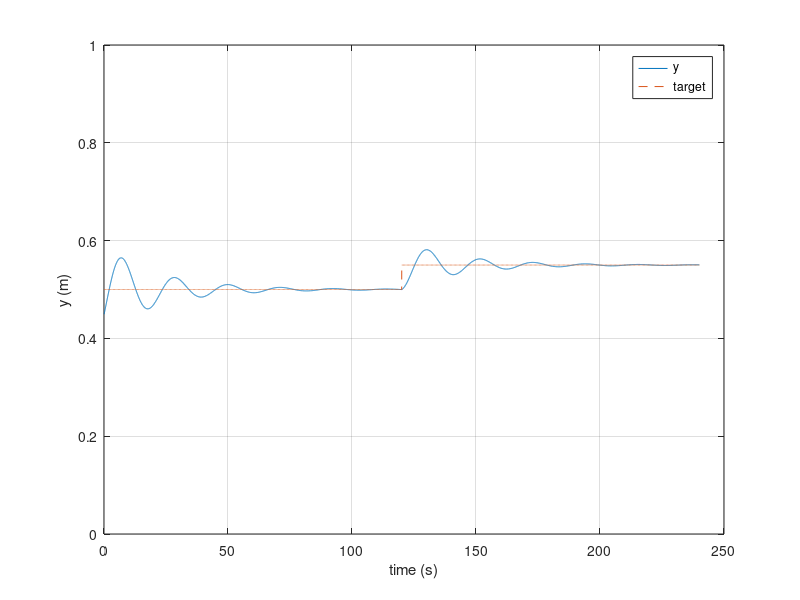

Write MATLAB code to recreate this figure.
figure; 
d = dlmread('robot_log.csv', ',', 1, 0);   % skip the header row
plot(d(:,1), d(:,3), d(:,1), d(:,2), '--');
xlabel('time (s)'); ylabel('y (m)'); legend('y', 'target'); ylim([0 1 ]); grid on;
